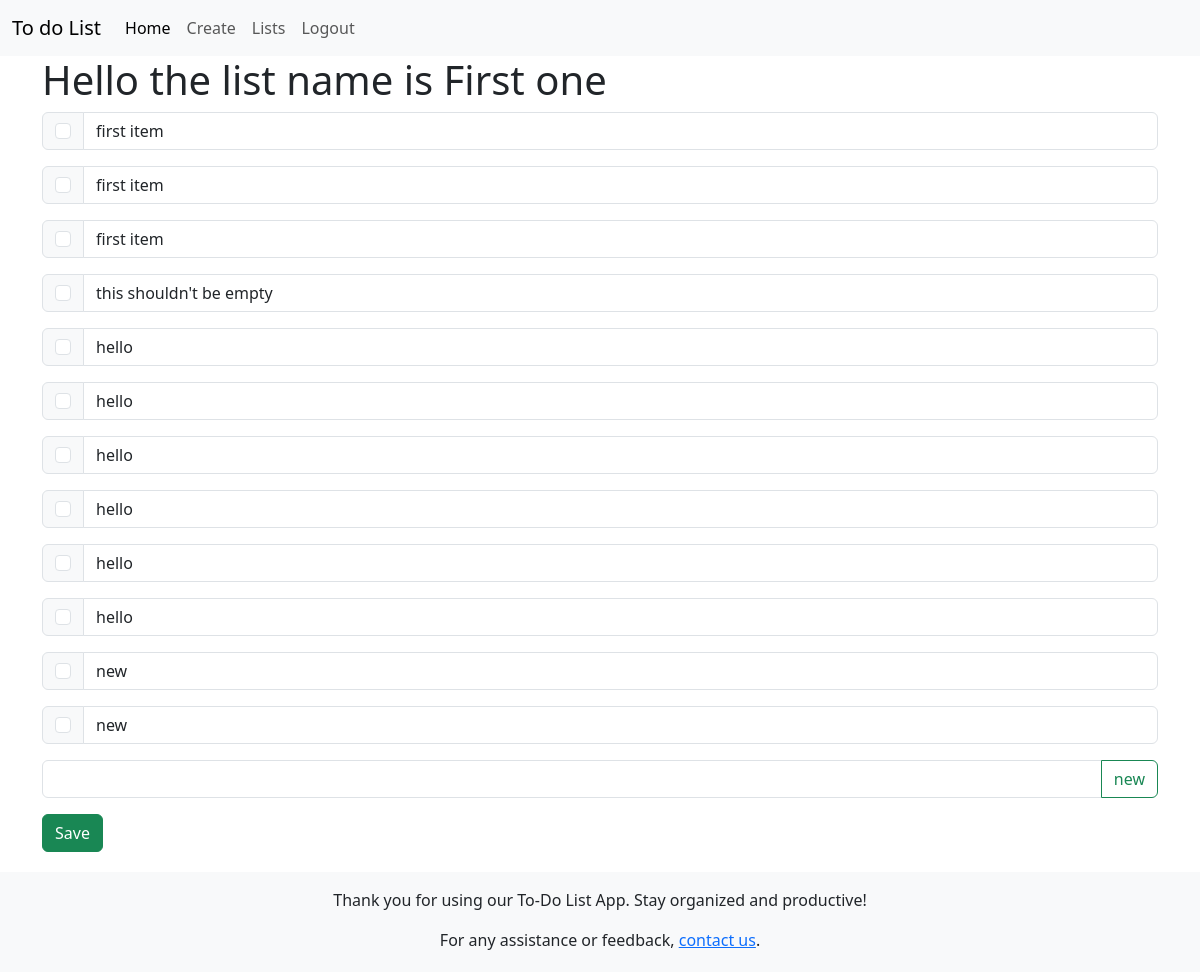
The page /lists/1 (signed in) on the database its author committed.
### main/models.py (models this page shows, shortened)
class ToDoList(models.Model):
    user = models.ForeignKey(User,on_delete=models.CASCADE)
    name = models.CharField(max_length=200)

class Item(models.Model):
    todoList = models.ForeignKey(ToDoList, on_delete=models.CASCADE, related_name="items",null=True)
    text = models.CharField(max_length = 300)
    complete = models.BooleanField()

### main/views.py (the view)
# urls.py: path('lists/<int:id>',views.listItems,name='listitems')
def listItems(request,id):
    todolist = ToDoList.objects.get(id=id)
    if request.method == 'POST':
        if 'newItem' in request.POST and len(request.POST.get('new')) is not 0:
            item_txt = request.POST.get('new')
            Item.objects.create(todoList=todolist, text=item_txt, complete=False)
        if 'save' in request.POST:
            print(request.POST)
            for item in todolist.items.all():
                if request.POST.get(str(item.id)) == 'checked':
                    item.complete = True
                else:
                    item.complete = False
                item.text = request.POST.get('item_'+str(item.id)+'_txt')
                item.save()
        return redirect('listitems', id=id)
    else:
        return render(request,'main/list.html',{'list': todolist})

### main/templates/main/list.html (shortened to what this page needs)
{% extends "main/base.html" %}
{% block content %}
<h1>Hello the list name is {{list.name}}</h1>
<form action="" method="POST">
    {% for item in list.items.all %}
        <div class="input-group mb-3">
            <div class="input-group-text">
                <input type="checkbox" class="form-check-input mt-0" value="checked" name="{{item.id|stringformat:'s'}}" aria-label="Checkbox for following text input"             {% if item.complete == True %}checked {% endif %}>
            </div>
            <input type="text" value="{{item.text}}" class="form-control" aria-label="Edit item text" name="item_{{item.id}}_txt">
        </div>
    {% endfor %}
    <div class="input-group mb-3">
        <input type="text" name="new" class="form-control">
        <button type="submit" name="newItem" class="btn btn-outline-success">new</button>
    </div>
    <button type="submit" name="save" value="save" class="btn btn-success">Save</button>
</form>
{% endblock %}

### main/static/css/main.css (style rules this page uses)
body { position: relative; min-height: 100vh; padding-bottom: 120px; margin: 0; }

### rows shown on the page
ToDoList: name "First one"
Item: text "first item"
Item: text "first item"
Item: text "first item"
Item: text "this shouldn't be empty"
Item: text "hello"
Item: text "hello"
Item: text "hello"
Item: text "hello"
Item: text "hello"
Item: text "hello"
Item: text "new"
Item: text "new"
